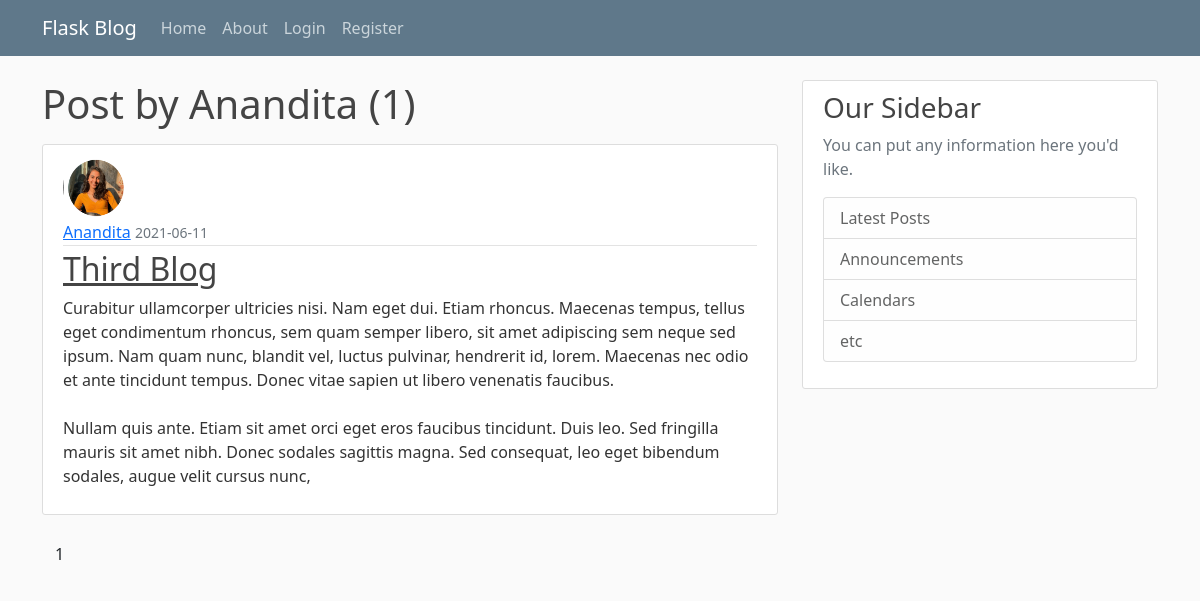
Page /user/Anandita on the earlier database version.
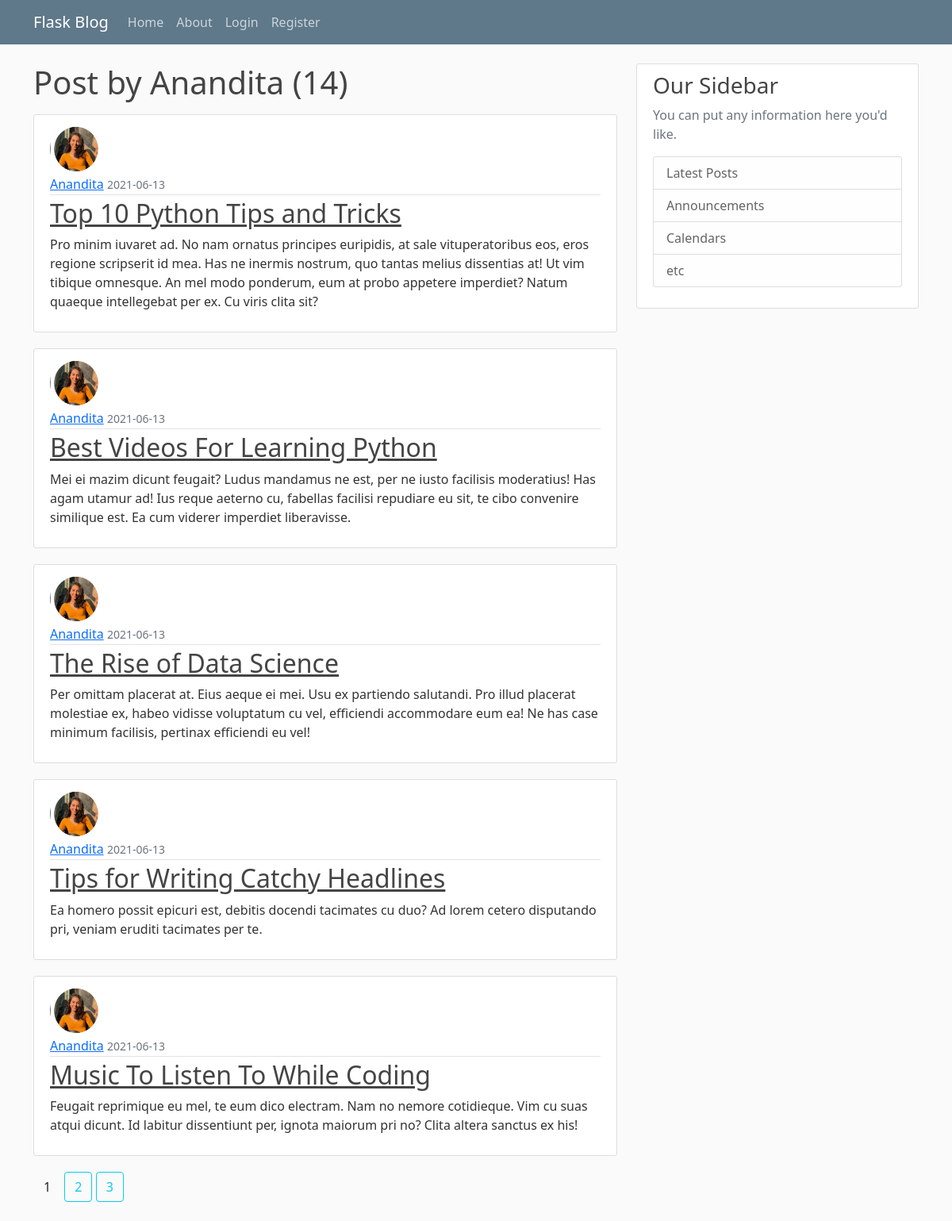
Same page on the later database version.
### flaskblog/models.py (models this page shows, shortened)
class User(db.Model, UserMixin):
    id = db.Column(db.Integer, primary_key=True)
    username = db.Column(db.String(20), unique=True, nullable=False)
    email = db.Column(db.String(120), unique=True, nullable=False)
    image_file = db.Column(db.String(20), nullable=False,
                           default='default.jpg')
    password = db.Column(db.String(60), nullable=False)
    posts = db.relationship('Post', backref='author', lazy=True)

class Post(db.Model):
    id = db.Column(db.Integer, primary_key=True)
    title = db.Column(db.String(100), nullable=False)
    date_posted = db.Column(db.DateTime, nullable=False,
                            default=datetime.utcnow)
    content = db.Column(db.Text, nullable=False)
    user_id = db.Column(db.Integer, db.ForeignKey('user.id'), nullable=False)

### flaskblog/routes.py (the view)
@app.route("/user/<string:username>")
def user_posts(username):
    page = request.args.get('page', 1, type=int)
    user = User.query.filter_by(username=username).first_or_404()
    posts = Post.query.filter_by(author=user)\
            .order_by(Post.date_posted.desc())\
            .paginate(page=page, per_page=5)
    return render_template('user_posts.html', posts=posts, user=user)

### flaskblog/templates/user_posts.html
{% extends "layout.html" %}
{% block content %}
    <h1 class="mb-3">Post by {{ user.username }}  ({{ posts.total }})</h1>
    {% for post in posts.items %}
        <article class="media content-section">
          <img class="rounded-circle article-img" src="{{ url_for('static', filename='profile_pics/' + post.author.image_file) }}">
          <div class="media-body">
            <div class="article-metadata">
              <a class="mr-2" href="{{ url_for('user_posts', username=post.author.username) }}">{{ post.author.username }}</a>
              <small class="text-muted">{{ post.date_posted.strftime('%Y-%m-%d') }}</small>
            </div>
            <h2><a class="article-title" href="{{ url_for('post', post_id=post.id) }}">{{ post.title }}</a></h2>
            <p class="article-content">{{ post.content }}</p>
          </div>
        </article>
    {% endfor %}
    {% for page_num in posts.iter_pages(left_edge=1, right_edge=1, left_current=1, right_current=2) %}
      {% if page_num %}
        {% if posts.page == page_num %}
          <a class="btn btn -info mb-4" href="{{ url_for('user_posts', username=user.username, page=page_num) }}">{{ page_num }}</a>
        {% else %}
          <a class="btn btn-outline-info mb-4" href="{{ url_for('user_posts', username=user.username, page=page_num) }}">{{ page_num }}</a>
        {% endif %}
      {% else %}
        ...
      {% endif %}
    {% endfor %}
{% endblock content %}

### flaskblog/templates/layout.html (shortened to what this page needs)
<!DOCTYPE html>
<html lang="en">
<head>
    <link href="https://cdn.jsdelivr.net/npm/bootstrap@5.0.1/dist/css/bootstrap.min.css" rel="stylesheet">
    <link rel="stylesheet" type="text/css" href="{{ url_for('static', filename='main.css') }}">
</head>
<body>
    <header class="site-header">
        <nav class="navbar navbar-expand-md navbar-dark bg-steel fixed-top">
          <div class="container">
            <a class="navbar-brand mr-4" href="/">Flask Blog</a>
            <div class="collapse navbar-collapse" id="navbarToggle">
              <div class="navbar-nav mr-auto">
                <a class="nav-item nav-link" href="{{ url_for('home') }}">Home</a>
                <a class="nav-item nav-link" href="{{ url_for('about') }}">About</a>
              </div>
              <div class="navbar-nav">
                {% if current_user.is_authenticated %}
                  <a class="nav-item nav-link" href="{{ url_for('new_post') }}">New Post</a>
                  <a class="nav-item nav-link" href="{{ url_for('account') }}">Account</a>
                  <a class="nav-item nav-link" href="{{ url_for('logout') }}">Logout</a>
                {% else %}
                    <a class="nav-item nav-link" href="{{ url_for('login') }}">Login</a>
                    <a class="nav-item nav-link" href="{{ url_for('register') }}">Register</a>
                {% endif %}
              </div>
            </div>
          </div>
        </nav>
    </header>
    <main role="main" class="container">
        <div class="row">
          <div class="col-md-8">
            {% block content %}{% endblock %}
          </div>
          <div class="col-md-4">
            <div class="content-section">
              <h3>Our Sidebar</h3>
              <p class='text-muted'>You can put any information here you'd like.
                <ul class="list-group">
                  <li class="list-group-item list-group-item-light">Latest Posts</li>
                  <li class="list-group-item list-group-item-light">Announcements</li>
                  <li class="list-group-item list-group-item-light">Calendars</li>
                  <li class="list-group-item list-group-item-light">etc</li>
                </ul>
              </p>
            </div>
          </div>
        </div>
    </main>
</body>
</html>

### flaskblog/static/main.css (style rules this page uses)
body { background: #fafafa; color: #333333; margin-top: 5rem; }
h1, h2, h3, h4, h5, h6 { color: #444444; }
.bg-steel { background-color: #5f788a; }
.site-header .navbar-nav .nav-link { color: #cbd5db; }
.content-section { background: #ffffff; padding: 10px 20px; border: 1px solid #dddddd; border-radius: 3px; margin-bottom: 20px; }
.article-title { color: #444444; }
.article-content { white-space: pre-line; }
.article-img { height: 65px; width: 65px; margin-right: 16px; }
.article-metadata { padding-bottom: 1px; margin-bottom: 4px; border-bottom: 1px solid #e3e3e3; }

Differences in the rows shown:
no longer on this page (row edited): Post: image_file (picture), author.username "Anandita", date_posted "2021-06-11", title "Third Blog", content "Curabitur ullamcorper ultricies nisi. Nam eget dui. Etiam rhoncus. Maecenas tempus, tellus eget condimentum rhoncus, sem quam semper libero, sit amet adipiscing sem neque sed ipsum. Nam quam nunc, blandit vel, luctus pulvinar, hendrerit id, lorem. Maecenas nec odio et ante tincidunt tempus. Donec vitae sapien ut libero venenatis faucibus. Nullam quis ante. Etiam sit amet orci eget eros faucibus tincidunt. Duis leo. Sed fringilla mauris sit amet nibh. Donec sodales sagittis magna. Sed consequat, leo eget bibendum sodales, augue velit cursus nunc,"
added Post: image_file (picture), author.username "Anandita", date_posted "2021-06-13", title "Top 10 Python Tips and Tricks", content "Pro minim iuvaret ad. No nam ornatus principes euripidis, at sale vituperatoribus eos, eros regione scripserit id mea. Has ne inermis nostrum, quo tantas melius dissentias at! Ut vim tibique omnesque. An mel modo ponderum, eum at probo appetere imperdiet? Natum quaeque intellegebat per ex. Cu viris clita sit?"
added Post: image_file (picture), author.username "Anandita", date_posted "2021-06-13", title "Best Videos For Learning Python", content "Mei ei mazim dicunt feugait? Ludus mandamus ne est, per ne iusto facilisis moderatius! Has agam utamur ad! Ius reque aeterno cu, fabellas facilisi repudiare eu sit, te cibo convenire similique est. Ea cum viderer imperdiet liberavisse."
added Post: image_file (picture), author.username "Anandita", date_posted "2021-06-13", title "The Rise of Data Science", content "Per omittam placerat at. Eius aeque ei mei. Usu ex partiendo salutandi. Pro illud placerat molestiae ex, habeo vidisse voluptatum cu vel, efficiendi accommodare eum ea! Ne has case minimum facilisis, pertinax efficiendi eu vel!"
added Post: image_file (picture), author.username "Anandita", date_posted "2021-06-13", title "Tips for Writing Catchy Headlines", content "Ea homero possit epicuri est, debitis docendi tacimates cu duo? Ad lorem cetero disputando pri, veniam eruditi tacimates per te."
added Post: image_file (picture), author.username "Anandita", date_posted "2021-06-13", title "Music To Listen To While Coding", content "Feugait reprimique eu mel, te eum dico electram. Nam no nemore cotidieque. Vim cu suas atqui dicunt. Id labitur dissentiunt per, ignota maiorum pri no? Clita altera sanctus ex his!"
Other differences:
{{ posts.total }}: "1" → "14"
new list line: "2"
new list line: "3"
